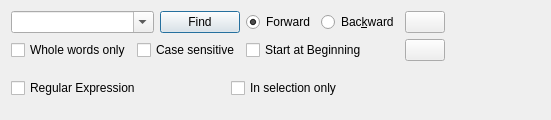
<?xml version="1.0" encoding="UTF-8"?>
<ui version="4.0">
 <class>FindWidget</class>
 <widget class="QWidget" name="FindWidget">
  <property name="geometry">
   <rect>
    <x>0</x>
    <y>0</y>
    <width>551</width>
    <height>120</height>
   </rect>
  </property>
  <property name="sizePolicy">
   <sizepolicy hsizetype="Preferred" vsizetype="Minimum">
    <horstretch>0</horstretch>
    <verstretch>0</verstretch>
   </sizepolicy>
  </property>
  <property name="focusPolicy">
   <enum>Qt::NoFocus</enum>
  </property>
  <property name="windowTitle">
   <string>Form</string>
  </property>
  <layout class="QGridLayout" name="gridLayout">
   <property name="sizeConstraint">
    <enum>QLayout::SetMinimumSize</enum>
   </property>
   <item row="0" column="0" colspan="2">
    <widget class="QComboBox" name="comboFind">
     <property name="sizePolicy">
      <sizepolicy hsizetype="Expanding" vsizetype="Fixed">
       <horstretch>0</horstretch>
       <verstretch>0</verstretch>
      </sizepolicy>
     </property>
     <property name="focusPolicy">
      <enum>Qt::WheelFocus</enum>
     </property>
     <property name="editable">
      <bool>true</bool>
     </property>
    </widget>
   </item>
   <item row="0" column="2">
    <widget class="QPushButton" name="findButton">
     <property name="text">
      <string>Find</string>
     </property>
     <property name="default">
      <bool>true</bool>
     </property>
    </widget>
   </item>
   <item row="0" column="3">
    <widget class="QRadioButton" name="radioForward">
     <property name="text">
      <string>Forward</string>
     </property>
     <property name="checked">
      <bool>true</bool>
     </property>
    </widget>
   </item>
   <item row="0" column="4">
    <widget class="QRadioButton" name="radioBackward">
     <property name="text">
      <string>Bac&amp;kward</string>
     </property>
    </widget>
   </item>
   <item row="0" column="5">
    <widget class="QPushButton" name="closeButton">
     <property name="text">
      <string/>
     </property>
     <property name="icon">
      <iconset theme="dialog-close"/>
     </property>
     <property name="autoDefault">
      <bool>true</bool>
     </property>
    </widget>
   </item>
   <item row="0" column="6" rowspan="3">
    <spacer>
     <property name="orientation">
      <enum>Qt::Horizontal</enum>
     </property>
     <property name="sizeHint" stdset="0">
      <size>
       <width>41</width>
       <height>51</height>
      </size>
     </property>
    </spacer>
   </item>
   <item row="1" column="0">
    <widget class="QCheckBox" name="checkWords">
     <property name="text">
      <string>Whole words only</string>
     </property>
    </widget>
   </item>
   <item row="1" column="1" colspan="2">
    <widget class="QCheckBox" name="checkCase">
     <property name="text">
      <string>Case sensitive</string>
     </property>
    </widget>
   </item>
   <item row="1" column="3" colspan="2">
    <widget class="QCheckBox" name="checkBegin">
     <property name="text">
      <string>Start at Beginning</string>
     </property>
    </widget>
   </item>
   <item row="1" column="5">
    <widget class="QPushButton" name="moreButton">
     <property name="sizePolicy">
      <sizepolicy hsizetype="Minimum" vsizetype="Fixed">
       <horstretch>0</horstretch>
       <verstretch>0</verstretch>
      </sizepolicy>
     </property>
     <property name="text">
      <string/>
     </property>
     <property name="icon">
      <iconset theme="list-add"/>
     </property>
    </widget>
   </item>
   <item row="2" column="0" colspan="6">
    <widget class="QFrame" name="extension">
     <property name="frameShape">
      <enum>QFrame::NoFrame</enum>
     </property>
     <property name="frameShadow">
      <enum>QFrame::Plain</enum>
     </property>
     <property name="lineWidth">
      <number>0</number>
     </property>
     <layout class="QHBoxLayout" name="horizontalLayout">
      <property name="leftMargin">
       <number>0</number>
      </property>
      <property name="rightMargin">
       <number>0</number>
      </property>
      <item>
       <widget class="QCheckBox" name="checkRegExp">
        <property name="text">
         <string>Regular Expression</string>
        </property>
       </widget>
      </item>
      <item>
       <widget class="QCheckBox" name="checkSelection">
        <property name="toolTip">
         <string>Text must be selected before checking this option.</string>
        </property>
        <property name="text">
         <string>In selection only</string>
        </property>
       </widget>
      </item>
     </layout>
    </widget>
   </item>
  </layout>
 </widget>
 <tabstops>
  <tabstop>comboFind</tabstop>
  <tabstop>findButton</tabstop>
  <tabstop>radioForward</tabstop>
  <tabstop>radioBackward</tabstop>
  <tabstop>checkWords</tabstop>
  <tabstop>checkCase</tabstop>
  <tabstop>checkBegin</tabstop>
  <tabstop>closeButton</tabstop>
  <tabstop>moreButton</tabstop>
  <tabstop>checkRegExp</tabstop>
 </tabstops>
 <resources/>
 <connections/>
</ui>
